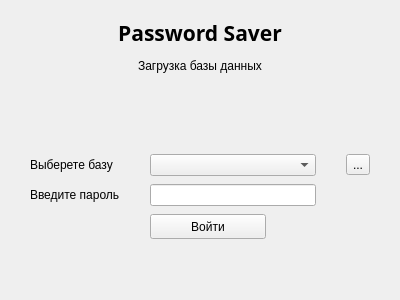
<?xml version="1.0" encoding="UTF-8"?>
<ui version="4.0">
 <class>Dialog</class>
 <widget class="QDialog" name="Dialog">
  <property name="geometry">
   <rect>
    <x>0</x>
    <y>0</y>
    <width>400</width>
    <height>300</height>
   </rect>
  </property>
  <property name="sizePolicy">
   <sizepolicy hsizetype="Preferred" vsizetype="Preferred">
    <horstretch>0</horstretch>
    <verstretch>0</verstretch>
   </sizepolicy>
  </property>
  <property name="minimumSize">
   <size>
    <width>400</width>
    <height>300</height>
   </size>
  </property>
  <property name="maximumSize">
   <size>
    <width>400</width>
    <height>300</height>
   </size>
  </property>
  <property name="windowTitle">
   <string>Загрузка базы данных</string>
  </property>
  <layout class="QGridLayout" name="gridLayout">
   <property name="leftMargin">
    <number>30</number>
   </property>
   <property name="topMargin">
    <number>10</number>
   </property>
   <property name="rightMargin">
    <number>30</number>
   </property>
   <property name="bottomMargin">
    <number>50</number>
   </property>
   <property name="horizontalSpacing">
    <number>30</number>
   </property>
   <property name="verticalSpacing">
    <number>0</number>
   </property>
   <item row="3" column="0">
    <widget class="QLabel" name="label_3">
     <property name="sizePolicy">
      <sizepolicy hsizetype="Preferred" vsizetype="Maximum">
       <horstretch>0</horstretch>
       <verstretch>0</verstretch>
      </sizepolicy>
     </property>
     <property name="text">
      <string>Выберете базу</string>
     </property>
    </widget>
   </item>
   <item row="5" column="1">
    <widget class="QPushButton" name="pushButton">
     <property name="sizePolicy">
      <sizepolicy hsizetype="Ignored" vsizetype="Ignored">
       <horstretch>0</horstretch>
       <verstretch>1</verstretch>
      </sizepolicy>
     </property>
     <property name="minimumSize">
      <size>
       <width>0</width>
       <height>0</height>
      </size>
     </property>
     <property name="maximumSize">
      <size>
       <width>173</width>
       <height>25</height>
      </size>
     </property>
     <property name="sizeIncrement">
      <size>
       <width>0</width>
       <height>0</height>
      </size>
     </property>
     <property name="baseSize">
      <size>
       <width>0</width>
       <height>0</height>
      </size>
     </property>
     <property name="styleSheet">
      <string notr="true">/* margin-left: 30px;*/ 
margin-right: 50px;</string>
     </property>
     <property name="text">
      <string>Войти</string>
     </property>
     <property name="autoDefault">
      <bool>false</bool>
     </property>
    </widget>
   </item>
   <item row="1" column="0" colspan="3">
    <widget class="QLabel" name="label_2">
     <property name="sizePolicy">
      <sizepolicy hsizetype="Minimum" vsizetype="Maximum">
       <horstretch>0</horstretch>
       <verstretch>0</verstretch>
      </sizepolicy>
     </property>
     <property name="styleSheet">
      <string notr="true">padding-bottom: 70px;</string>
     </property>
     <property name="text">
      <string>Загрузка базы данных</string>
     </property>
     <property name="alignment">
      <set>Qt::AlignHCenter|Qt::AlignTop</set>
     </property>
    </widget>
   </item>
   <item row="3" column="1">
    <widget class="QComboBox" name="comboBox">
     <property name="sizePolicy">
      <sizepolicy hsizetype="Preferred" vsizetype="Fixed">
       <horstretch>0</horstretch>
       <verstretch>0</verstretch>
      </sizepolicy>
     </property>
     <property name="currentText">
      <string/>
     </property>
     <property name="insertPolicy">
      <enum>QComboBox::InsertAtBottom</enum>
     </property>
    </widget>
   </item>
   <item row="4" column="1">
    <widget class="QLineEdit" name="lineEdit">
     <property name="echoMode">
      <enum>QLineEdit::Password</enum>
     </property>
    </widget>
   </item>
   <item row="0" column="0" colspan="3">
    <widget class="QLabel" name="label">
     <property name="sizePolicy">
      <sizepolicy hsizetype="Preferred" vsizetype="Maximum">
       <horstretch>0</horstretch>
       <verstretch>0</verstretch>
      </sizepolicy>
     </property>
     <property name="font">
      <font>
       <family>Arial Black</family>
       <pointsize>16</pointsize>
       <weight>75</weight>
       <italic>false</italic>
       <bold>true</bold>
       <underline>false</underline>
       <strikeout>false</strikeout>
      </font>
     </property>
     <property name="text">
      <string>Password Saver</string>
     </property>
     <property name="alignment">
      <set>Qt::AlignHCenter|Qt::AlignTop</set>
     </property>
     <property name="wordWrap">
      <bool>false</bool>
     </property>
    </widget>
   </item>
   <item row="4" column="0">
    <widget class="QLabel" name="label_4">
     <property name="text">
      <string>Введите пароль</string>
     </property>
    </widget>
   </item>
   <item row="3" column="2">
    <widget class="QToolButton" name="toolButton">
     <property name="text">
      <string>...</string>
     </property>
     <property name="arrowType">
      <enum>Qt::NoArrow</enum>
     </property>
    </widget>
   </item>
  </layout>
 </widget>
 <tabstops>
  <tabstop>pushButton</tabstop>
  <tabstop>comboBox</tabstop>
  <tabstop>toolButton</tabstop>
  <tabstop>lineEdit</tabstop>
 </tabstops>
 <resources/>
 <connections/>
</ui>
